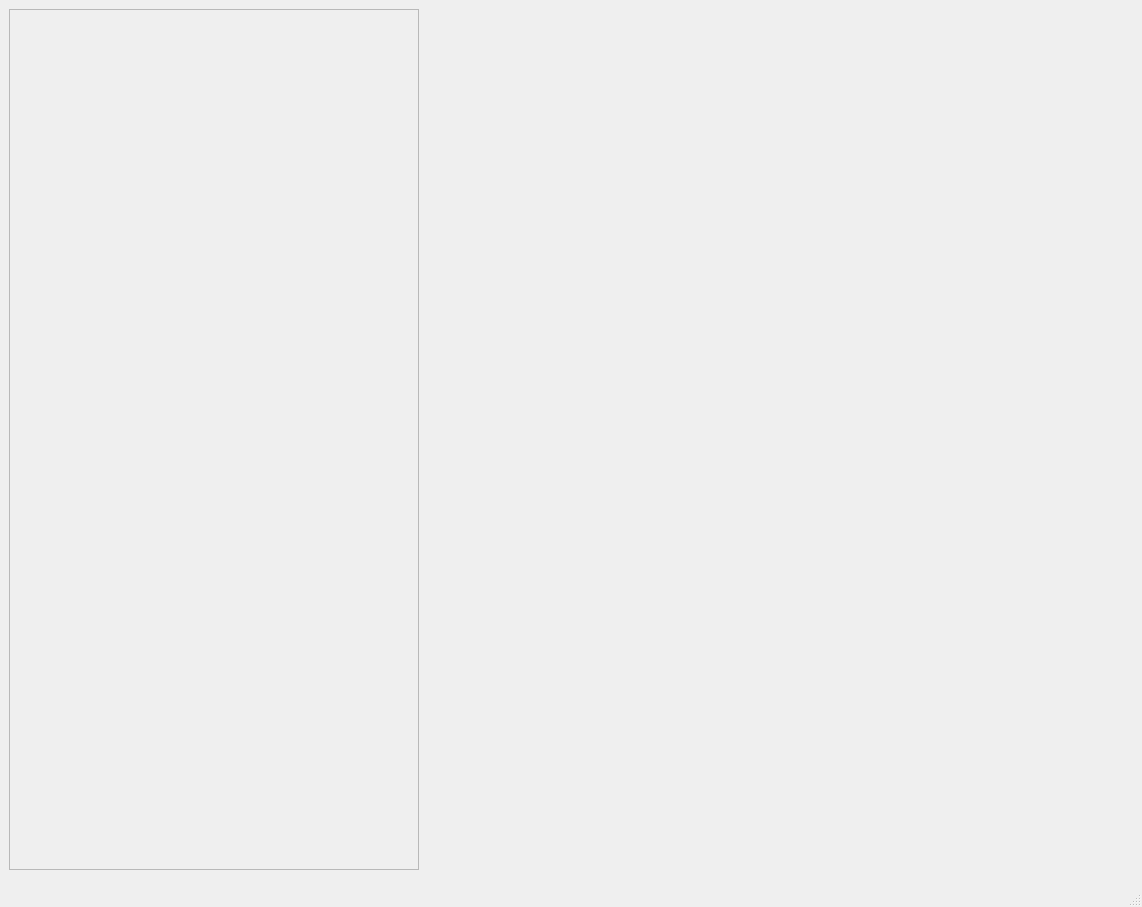
<?xml version="1.0" encoding="UTF-8"?>
<ui version="4.0">
 <class>MainWindow</class>
 <widget class="QMainWindow" name="MainWindow">
  <property name="geometry">
   <rect>
    <x>0</x>
    <y>0</y>
    <width>1142</width>
    <height>907</height>
   </rect>
  </property>
  <property name="windowTitle">
   <string>Achsenlastwaage v4</string>
  </property>
  <widget class="QWidget" name="centralwidget">
   <layout class="QVBoxLayout" name="verticalLayout_3">
    <item>
     <layout class="QHBoxLayout" name="horizontalLayout_2">
      <item>
       <widget class="QScrollArea" name="scrollArea">
        <property name="maximumSize">
         <size>
          <width>410</width>
          <height>16777215</height>
         </size>
        </property>
        <property name="frameShadow">
         <enum>QFrame::Plain</enum>
        </property>
        <property name="widgetResizable">
         <bool>true</bool>
        </property>
        <widget class="QWidget" name="scrollAreaWidgetContents_2">
         <property name="geometry">
          <rect>
           <x>0</x>
           <y>0</y>
           <width>408</width>
           <height>500</height>
          </rect>
         </property>
         <property name="maximumSize">
          <size>
           <width>16777215</width>
           <height>500</height>
          </size>
         </property>
         <property name="autoFillBackground">
          <bool>true</bool>
         </property>
         <layout class="QVBoxLayout" name="verticalLayout_2">
          <item>
           <widget class="VehicleStackWidget" name="_vehicleStack" native="true">
            <property name="minimumSize">
             <size>
              <width>385</width>
              <height>0</height>
             </size>
            </property>
            <property name="maximumSize">
             <size>
              <width>385</width>
              <height>16777215</height>
             </size>
            </property>
           </widget>
          </item>
         </layout>
        </widget>
       </widget>
      </item>
      <item>
       <layout class="QVBoxLayout" name="verticalLayout">
        <item>
         <layout class="QHBoxLayout" name="horizontalLayout">
          <item>
           <widget class="GoodsDialog" name="_goods" native="true">
            <property name="sizePolicy">
             <sizepolicy hsizetype="Preferred" vsizetype="Maximum">
              <horstretch>0</horstretch>
              <verstretch>0</verstretch>
             </sizepolicy>
            </property>
            <property name="minimumSize">
             <size>
              <width>180</width>
              <height>42</height>
             </size>
            </property>
           </widget>
          </item>
          <item>
           <widget class="SupplierDialog" name="_suppliers" native="true">
            <property name="sizePolicy">
             <sizepolicy hsizetype="Preferred" vsizetype="Maximum">
              <horstretch>0</horstretch>
              <verstretch>0</verstretch>
             </sizepolicy>
            </property>
            <property name="minimumSize">
             <size>
              <width>180</width>
              <height>42</height>
             </size>
            </property>
           </widget>
          </item>
          <item>
           <widget class="FieldDialog" name="_fields" native="true">
            <property name="sizePolicy">
             <sizepolicy hsizetype="Preferred" vsizetype="Maximum">
              <horstretch>0</horstretch>
              <verstretch>0</verstretch>
             </sizepolicy>
            </property>
            <property name="minimumSize">
             <size>
              <width>180</width>
              <height>42</height>
             </size>
            </property>
           </widget>
          </item>
         </layout>
        </item>
        <item>
         <widget class="ScaleWidget" name="_scale" native="true">
          <property name="minimumSize">
           <size>
            <width>500</width>
            <height>452</height>
           </size>
          </property>
         </widget>
        </item>
       </layout>
      </item>
     </layout>
    </item>
    <item>
     <widget class="WeightingView" name="_weightingView" native="true">
      <property name="sizePolicy">
       <sizepolicy hsizetype="Minimum" vsizetype="Preferred">
        <horstretch>0</horstretch>
        <verstretch>0</verstretch>
       </sizepolicy>
      </property>
     </widget>
    </item>
   </layout>
  </widget>
  <widget class="QMenuBar" name="menubar">
   <property name="geometry">
    <rect>
     <x>0</x>
     <y>0</y>
     <width>1142</width>
     <height>27</height>
    </rect>
   </property>
  </widget>
  <widget class="QStatusBar" name="statusbar"/>
 </widget>
 <customwidgets>
  <customwidget>
   <class>GoodsDialog</class>
   <extends>QWidget</extends>
   <header>GoodsDialog.h</header>
   <container>1</container>
  </customwidget>
  <customwidget>
   <class>SupplierDialog</class>
   <extends>QWidget</extends>
   <header>SupplierDialog.h</header>
   <container>1</container>
  </customwidget>
  <customwidget>
   <class>FieldDialog</class>
   <extends>QWidget</extends>
   <header>FieldDialog.h</header>
   <container>1</container>
  </customwidget>
  <customwidget>
   <class>VehicleStackWidget</class>
   <extends>QWidget</extends>
   <header>VehicleStackWidget.h</header>
   <container>1</container>
  </customwidget>
  <customwidget>
   <class>ScaleWidget</class>
   <extends>QWidget</extends>
   <header>ScaleWidget.h</header>
   <container>1</container>
  </customwidget>
  <customwidget>
   <class>WeightingView</class>
   <extends>QWidget</extends>
   <header>WeightingView.h</header>
   <container>1</container>
  </customwidget>
 </customwidgets>
 <resources/>
 <connections/>
</ui>
